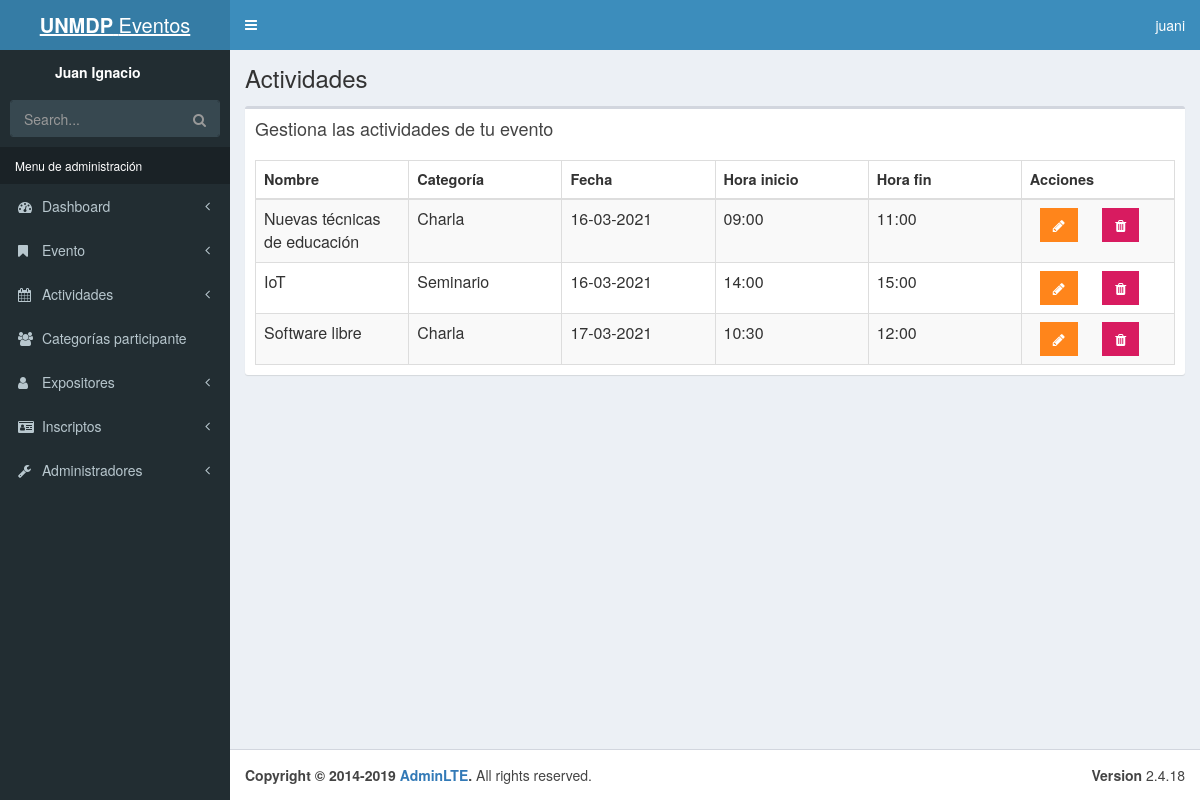
/admin/lista-actividades.php (signed in), run on the app's committed database.
### tables this page shows
CREATE TABLE actividad(
    id_actividad int NOT NULL AUTO_INCREMENT,
    nombre_act varchar(30) NOT NULL,
    fecha DATE NOT NULL,
    hora_inicio time NOT NULL,
    hora_fin time NOT NULL,
    descripcion varchar(130) NOT NULL,
    id_categoria INT NOT NULL,
    id_evento int NOT NULL,
    PRIMARY KEY(id_actividad),
    FOREIGN KEY(id_categoria) REFERENCES categoria_act(id_categoria) ON DELETE CASCADE,
    FOREIGN KEY(id_evento) REFERENCES evento(id_evento) ON DELETE CASCADE
);

CREATE TABLE categoria_act(
    id_categoria int NOT NULL AUTO_INCREMENT,
    nombre varchar(20) NOT NULL,
    icono varchar(20) not NULL,
    PRIMARY KEY(id_categoria)
);

### admin/lista-actividades.php (the view, shortened to what this page needs)
<?php
include_once 'templates/header.php';
$permiso = $_SESSION['permiso'];
$id_evento= $_SESSION['id_evento'];
?>
<body class="hold-transition skin-blue sidebar-mini">
  <div class="wrapper">
    <?php
    include_once 'templates/barra.php';
    ?>
    <?php
    include_once 'templates/navegacion.php';
    ?>
    <div class="content-wrapper">
      <section class="content-header">
        <h1>
          Actividades
        </h1>
      </section>
      <section class="content">
        <div class="row">
          <div class="col-xs-12">
            <div class="box">
              <div class="box-header">
                <h3 class="box-title">Gestiona las actividades de tu evento</h3>
              </div>
              <div class="box-body">
                <table id="registros" class="table table-bordered table-striped">
                  <thead>
                    <tr>
                      <th>Nombre</th>
                      <th class="col-lg-2">Categoría</th>
                      <th class="col-lg-2">Fecha</th>
                      <th class="col-lg-2">Hora inicio</th>
                      <th class="col-lg-2">Hora fin</th>
                      <th class="col-lg-2">Acciones</th>
                    </tr>
                  </thead>
                  <tbody>
                    <?php
                    try {
                      include_once 'funciones/funciones.php';
                      $sql = "
                      SELECT a.id_actividad, a.nombre_act, a.fecha, a.hora_inicio, a.hora_fin, a.id_categoria, c.nombre as nombre_cat
                      FROM actividad a INNER JOIN categoria_act c ON a.id_categoria=c.id_categoria
                      WHERE a.id_evento=" . $id_evento;
                      $tuplas = $db->query($sql);
                    } catch (Exception $e) {
                      echo "Error: " . $e->getMessage();
                    }
                    while ($actividad = $tuplas->fetch_assoc()) {
                    ?>
                      <tr>
                        <td><?php echo $actividad['nombre_act']; ?></td>
                        <td><?php echo $actividad['nombre_cat']; ?></td>
                        <td> <?php echo date_format(date_create($actividad['fecha']), 'd-m-Y'); ?></td>
                        <td> <?php echo date_format(date_create($actividad['hora_inicio']), 'H:i'); ?></td>
                        <td> <?php echo date_format(date_create($actividad['hora_fin']), 'H:i'); ?></td>
                        <td>
                          <a href="editar-actividad.php?id=<?php echo $actividad['id_actividad']; ?>" class="btn bg-orange btn-flat margin">
                            <i class="fa fa-pencil"></i>
                          </a>
                          <a href="#" data-id="<?php echo $actividad['id_actividad']; ?>" data-tipo="actividad" url="control-evento.php" class="btn bg-maroon btn-flat margin borrar-registro">
                            <i class="fa fa-trash"></i>
                          </a>
                        </td>
                      </tr>
                    <?php
                    }
                    ?>
                </table>
              </div>
            </div>
          </div>
        </div>
      </section>
    </div>
    <?php
    include_once 'templates/footer.php';
    ?>

### admin/templates/header.php (shortened to what this page needs)
<!DOCTYPE html>
<html>
<head>
  <link rel="stylesheet" href="css/font-awesome.min.css">
  <link rel="stylesheet" href="css/ionicons.min.css">
  <link rel="stylesheet" href="css/dataTables.bootstrap.min.css">
  <link rel="stylesheet" href="css/AdminLTE.min.css">
  <link rel="stylesheet" href="css/skins/_all-skins.min.css">
  <link rel="stylesheet" href="css/bootstrap.min.css">
  <link rel="stylesheet" href="css/bootstrap-datepicker.min.css">
  <link rel="stylesheet" href="css/select2.min.css">
  <link rel="stylesheet" href="css/bootstrap-timepicker.min.css">
  <link rel="stylesheet" href="css/admin.css">
</head>

### admin/templates/barra.php (shortened to what this page needs)
<header class="main-header">
    <a href="../index.php" class="logo">
      <span class="logo-lg"><b>UNMDP</b> Eventos</span>
    </a>
    <nav class="navbar navbar-static-top">
      <a href="#" class="sidebar-toggle" data-toggle="push-menu" role="button">
      </a>
      <div class="navbar-custom-menu">
        <ul class="nav navbar-nav">
          <li class="dropdown user user-menu">
            <a href="#" class="dropdown-toggle" data-toggle="dropdown">
              <span class="hidden-xs"><?php echo $_SESSION['usuario']; ?></span>
            </a>
          </li>
        </ul>
      </div>
    </nav>
  </header>

### admin/templates/navegacion.php (shortened to what this page needs)
<aside class="main-sidebar">
  <section class="sidebar">
    <div class="user-panel">
      <div class="info">
        <p><?php echo $_SESSION['nombre']; ?></p>
      </div>
    </div>
    <form action="#" method="get" class="sidebar-form">
      <div class="input-group">
        <input type="text" name="q" class="form-control" placeholder="Search...">
        <span class="input-group-btn">
          <button type="submit" name="search" id="search-btn" class="btn btn-flat"><i class="fa fa-search"></i>
          </button>
        </span>
      </div>
    </form>
    <ul class="sidebar-menu" data-widget="tree">
      <li class="header">Menu de administración</li>
      <li class="treeview">
        <a href="#">
          <i class="fa fa-dashboard"></i> <span>Dashboard</span>
          <span class="pull-right-container">
            <i class="fa fa-angle-left pull-right"></i>
          </span>
        </a>
      </li>
      <?php
      if (!$permiso) {
      ?>
        <li class="treeview">
          <a href="#">
            <i class="fa fa-bookmark"></i>
            <span>Evento</span>
            <span class="pull-right-container">
              <i class="fa fa-angle-left pull-right"></i>
            </span>
          </a>
        </li>
        <li class="treeview">
          <a href="#">
            <i class="fa fa-calendar"></i>
            <span>Actividades</span>
            <span class="pull-right-container">
              <i class="fa fa-angle-left pull-right"></i>
            </span>
          </a>
        </li>
        <li class="treeview">
          <a href="categorias.php">
            <i class="fa fa-users"></i>
            <span>Categorías participante</span>
          </a>
        </li>
        <li class="treeview">
          <a href="#">
            <i class="fa fa-user"></i>
            <span>Expositores</span>
            <span class="pull-right-container">
              <i class="fa fa-angle-left pull-right"></i>
            </span>
          </a>
        </li>
        <li class="treeview">
          <a href="#">
            <i class="fa fa-id-card"></i>
            <span>Inscriptos</span>
            <span class="pull-right-container">
              <i class="fa fa-angle-left pull-right"></i>
            </span>
          </a>
        </li>
        <li class="treeview">
          <a href="#">
            <i class="fa fa-wrench"></i>
            <span>Administradores</span>
            <span class="pull-right-container">
              <i class="fa fa-angle-left pull-right"></i>
            </span>
          </a>
        </li>
      <?php
      }
      ?>
    </ul>
  </section>
</aside>

### admin/templates/footer.php (shortened to what this page needs)
<footer class="main-footer">
    <div class="pull-right hidden-xs">
      <b>Version</b> 2.4.18
    </div>
    <strong>Copyright &copy; 2014-2019 <a href="https://adminlte.io">AdminLTE</a>.</strong> All rights
    reserved.
  </footer>
</div>
</body>
</html>

### admin/css/admin.css (style rules this page uses)
.user-panel { height: 4rem; }
.user-panel .info { padding: 5px 0px 0px 0px; }
.skin-blue .sidebar-menu li.header { color: white; }
table td { font-size: 16px; }
table th { font-size: 14.5px; }
td .btn { margin-top: 0px; }

### data on the page
actividad: nombre_act "Nuevas técnicas de educación", id_categoria.nombre "Charla", fecha "16-03-2021", hora_inicio "09:00", hora_fin "11:00"
actividad: nombre_act "IoT", id_categoria.nombre "Seminario", fecha "16-03-2021", hora_inicio "14:00", hora_fin "15:00"
actividad: nombre_act "Software libre", id_categoria.nombre "Charla", fecha "17-03-2021", hora_inicio "10:30", hora_fin "12:00"

### other printed values
$_SESSION['usuario'] "juani"
$_SESSION['nombre'] "Juan Ignacio"
